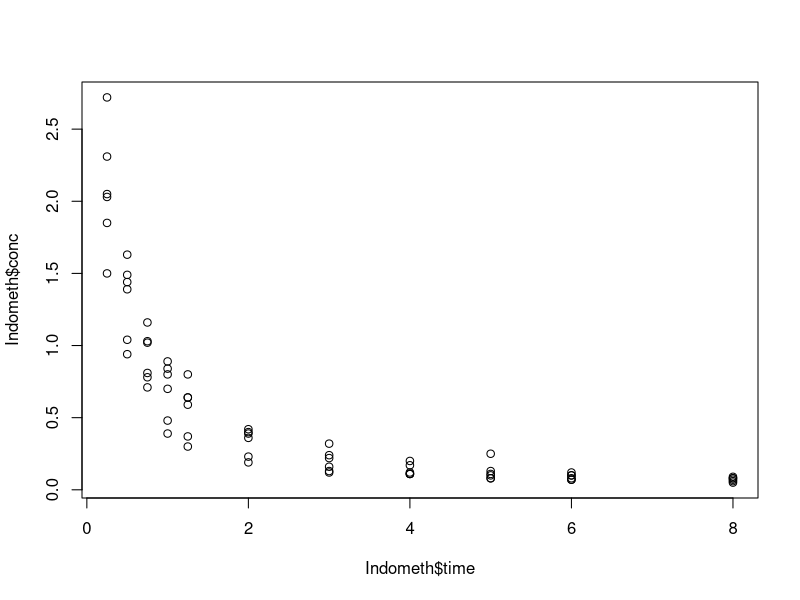
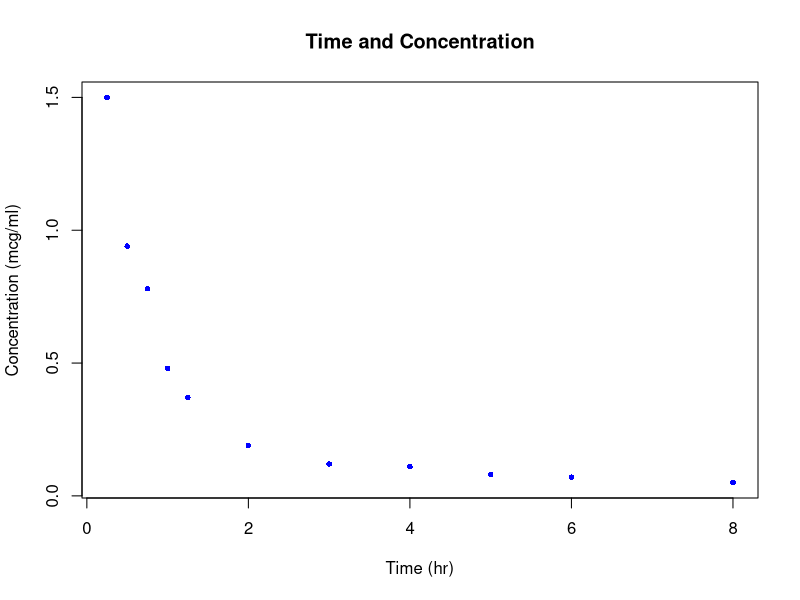
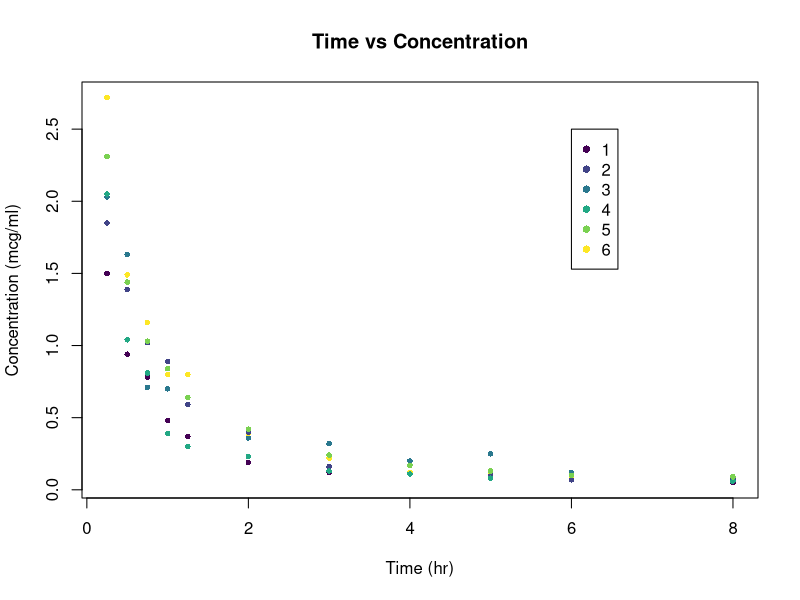
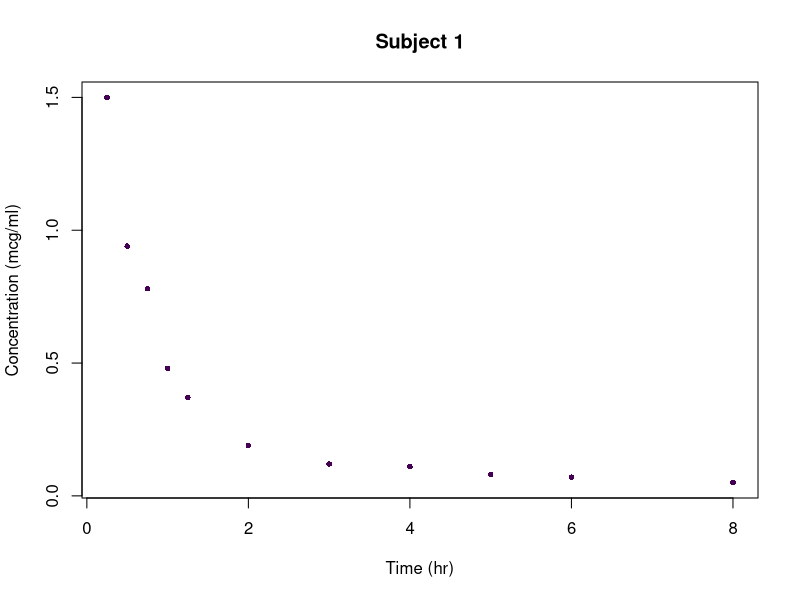
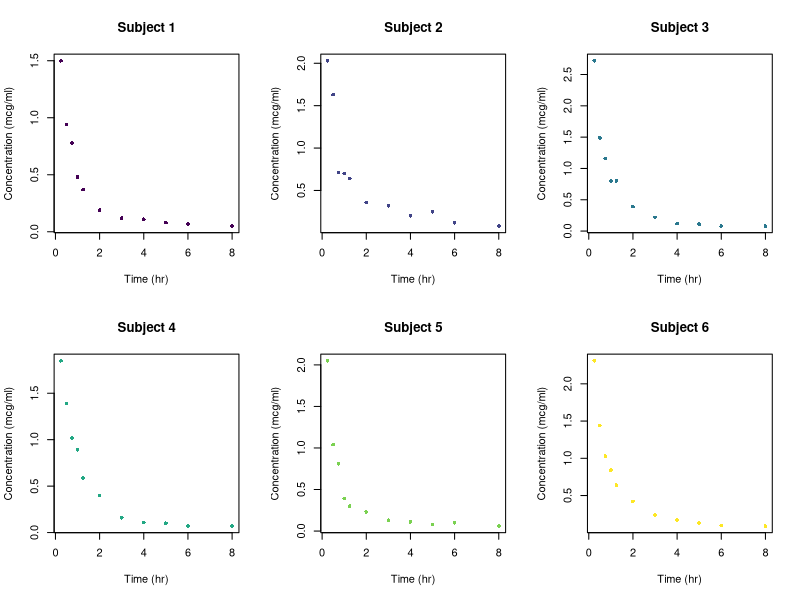

Source code (R) for these figures, in order:
getwd() #working directory
setwd("C:/Users/a/Documents/R")

library(datasets)
install.packages("viridis")
library(viridis)

data("Indometh")
data("Nile")

summary(Indometh)
dim(Indometh)

table(Indometh$Subject)

plot(Indometh$time, Indometh$conc)
plot(Indometh[c(1:11),c(2,3)], pch = 16, cex = 0.75, col = 'blue',
     xlab = "Time (hr)", ylab = "Concentration (mcg/ml)", 
     main = "Time and Concentration")

col.species.unique <- viridis::viridis(length(unique(Indometh$Subject)))
col.species <- col.species.unique[Indometh$Subject]

par(mfrow = c(1,1))
plot(Indometh[,c(2,3)], pch = 16, cex = 0.75, col = col.species,
     xlab = "Time (hr)", ylab = "Concentration (mcg/ml)", 
     main = "Time vs Concentration")
names(col.species.unique) <- unique(Indometh$Subject)

legend (x=6, y=2.5,
        legend=names(col.species.unique),
        col=col.species.unique, pch = 16)

plot(Indometh[c(1:11),c(2,3)], pch = 16, cex = 0.75, col = col.species.unique[1],
     xlab = "Time (hr)", ylab = "Concentration (mcg/ml)", 
     main = "Subject 1")

  par(mfrow = c(2,3))
plot(Indometh[c(1:11),c(2,3)], pch = 16, cex = 0.75, col = col.species.unique[1],
     xlab = "Time (hr)", ylab = "Concentration (mcg/ml)", 
     main = "Subject 1")
plot(Indometh[c(12:22),c(2,3)], pch = 16, cex = 0.75, col = col.species.unique[2],
     xlab = "Time (hr)", ylab = "Concentration (mcg/ml)", 
     main = "Subject 2")
plot(Indometh[c(23:33),c(2,3)], pch = 16, cex = 0.75, col = col.species.unique[3],
     xlab = "Time (hr)", ylab = "Concentration (mcg/ml)", 
     main = "Subject 3")
plot(Indometh[c(34:44),c(2,3)], pch = 16, cex = 0.75, col = col.species.unique[4],
     xlab = "Time (hr)", ylab = "Concentration (mcg/ml)", 
     main = "Subject 4")
plot(Indometh[c(45:55),c(2,3)], pch = 16, cex = 0.75, col = col.species.unique[5],
     xlab = "Time (hr)", ylab = "Concentration (mcg/ml)", 
     main = "Subject 5")
plot(Indometh[c(56:66),c(2,3)], pch = 16, cex = 0.75, col = col.species.unique[6],
     xlab = "Time (hr)", ylab = "Concentration (mcg/ml)", 
     main = "Subject 6")



